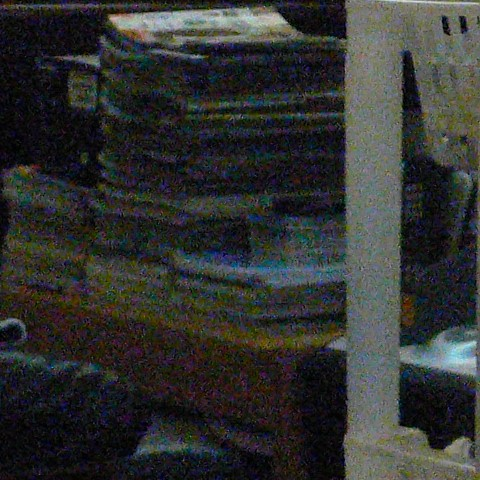
#> input picture input/Highimgnoise.jpg, 480 x 480 px
$ python -i filters.py   (imports and definitions only)   (older library calls are emulated)
#> lines starting #> are read from the running program, lines starting #| are printed output that depends on the picture; after the words box and inside, x2 and y2 are one past the last pixel; in counts of white or black regions, pixels touching at a corner belong together
#> further down, picture is the input picture: shape (480, 480, 3); mean B, G, R 48.6, 50.5, 48.9
"""
图像滤波器模块 - 降噪和锐化
"""

import cv2
import numpy as np
from typing import Tuple, List


class DenoiseFilter:
    """降噪滤波器类"""

    # [95 lines left out: functions gaussian_denoise, mean_denoise, median_denoise, bilateral_denoise, nlmeans_denoise, not called in this run]


class SharpenFilter:
    """锐化滤波器类"""

    # [26 lines left out: function laplacian_sharpen, not called in this run]

    @staticmethod
    def unsharp_mask(image: np.ndarray,
                    sigma: float = 1.0,
                    strength: float = 1.5,
                    threshold: int = 0) -> np.ndarray:
        """
        反锐化掩模 (Unsharp Mask) - 专业锐化方法

        Args:
            image: 输入图像
            sigma: 高斯模糊标准差
            strength: 锐化强度
            threshold: 阈值（低于此值的像素不锐化）

        Returns:
            锐化后的图像
        """
        # 创建模糊版本
        blurred = cv2.GaussianBlur(image, (0, 0), sigma)

        # 计算锐化掩模
        sharpened = cv2.addWeighted(image, 1.0 + strength, blurred, -strength, 0)

        # 应用阈值
        if threshold > 0:
            low_contrast_mask = np.abs(image - blurred) < threshold
            sharpened = np.where(low_contrast_mask, image, sharpened)

        return sharpened

    # [22 lines left out: function custom_kernel_sharpen, not called in this run]

    @staticmethod
    def adaptive_sharpen(image: np.ndarray,
                        strength: float = 1.0) -> np.ndarray:
        """
        自适应锐化（基于边缘检测）

        Args:
            image: 输入图像
            strength: 锐化强度

        Returns:
            锐化后的图像
        """
#> called with strength = 1
        # 转换为灰度图用于边缘检测
        if len(image.shape) == 3:
            gray = cv2.cvtColor(image, cv2.COLOR_BGR2GRAY)
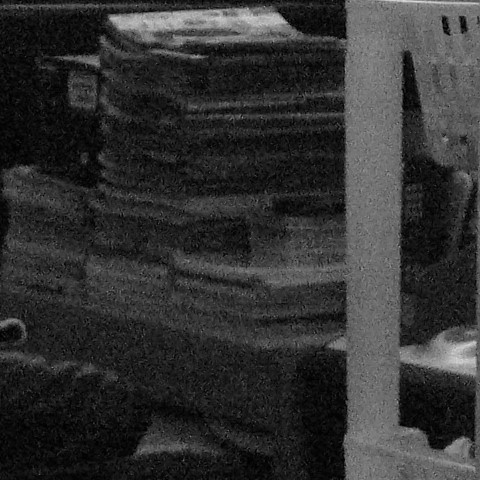
#> gray: shape (480, 480); min 0, max 219, mean 49.8
        else:
            gray = image

        # 边缘检测
        edges = cv2.Canny(gray, 50, 150)
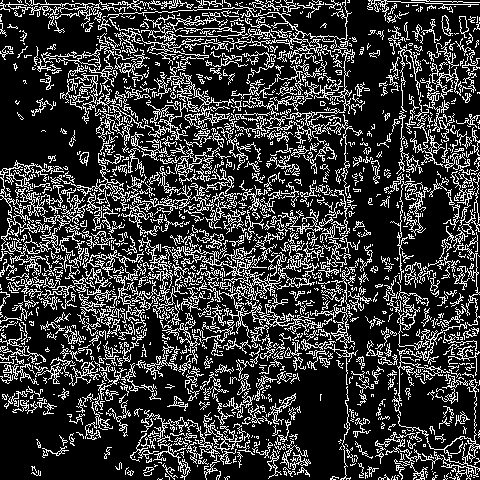
#> edges: shape (480, 480); 22.4% white in thin lines or dots
        edges = cv2.dilate(edges, None, iterations=1)
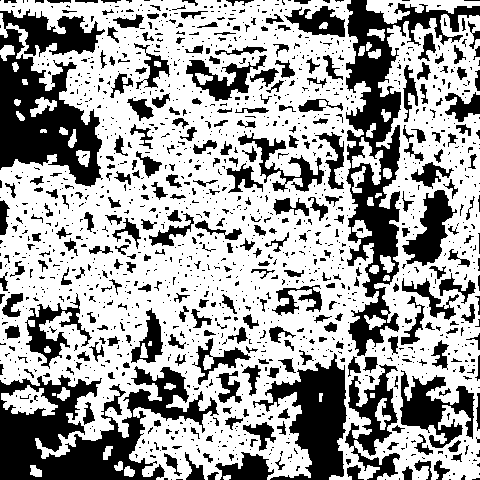
#> edges: shape (480, 480); 63.5% white; 1489 black regions (1182 under 20 px), largest, box (x1, y1, x2, y2) and area: (346, 0, 480, 356) 11596, (0, 366, 219, 480) 11567, (0, 9, 105, 187) 10480

        # 在边缘区域进行锐化
        sharpened = SharpenFilter.unsharp_mask(image, sigma=1.0, strength=strength)

        # 创建边缘掩模
        if len(image.shape) == 3:
            edge_mask = cv2.cvtColor(edges, cv2.COLOR_GRAY2BGR)
        else:
            edge_mask = edges

        # 在边缘区域应用锐化
        edge_mask = edge_mask.astype(np.float32) / 255.0
        result = (sharpened * edge_mask + image * (1 - edge_mask)).astype(np.uint8)

        return result


# [82 lines left out: functions apply_denoise, apply_sharpen, not called in this run]

>>> import cv2
>>> picture = cv2.imread('../input/Highimgnoise.jpg')
>>> result = SharpenFilter().adaptive_sharpen(picture)
